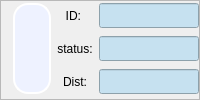
                           <widget class="QFrame" name="proc_main_bottom_right">
                            <property name="frameShape">
                             <enum>QFrame::Shape::StyledPanel</enum>
                            </property>
                            <property name="frameShadow">
                             <enum>QFrame::Shadow::Raised</enum>
                            </property>
                            <layout class="QGridLayout" name="gridLayout_2" columnstretch="4,0,2">
                             <property name="leftMargin">
                              <number>12</number>
                             </property>
                             <property name="topMargin">
                              <number>0</number>
                             </property>
                             <property name="rightMargin">
                              <number>0</number>
                             </property>
                             <property name="bottomMargin">
                              <number>0</number>
                             </property>
                             <item row="0" column="0" rowspan="3">
                              <widget class="QLabel" name="match_show_img">
                               <property name="sizePolicy">
                                <sizepolicy hsizetype="Ignored" vsizetype="Ignored">
                                 <horstretch>0</horstretch>
                                 <verstretch>0</verstretch>
                                </sizepolicy>
                               </property>
                               <property name="font">
                                <font>
                                 <family>Arial</family>
                                </font>
                               </property>
                               <property name="styleSheet">
                                <string notr="true">background-color: rgb(238, 242, 255);
border:2px solid rgb(255, 255, 255);
border-radius:15px</string>
                               </property>
                               <property name="text">
                                <string/>
                               </property>
                               <property name="alignment">
                                <set>Qt::AlignmentFlag::AlignCenter</set>
                               </property>
                              </widget>
                             </item>
                             <item row="0" column="1">
                              <widget class="QLabel" name="label_3">
                               <property name="font">
                                <font>
                                 <family>Arial</family>
                                 <bold>false</bold>
                                </font>
                               </property>
                               <property name="styleSheet">
                                <string notr="true"/>
                               </property>
                               <property name="text">
                                <string>ID: </string>
                               </property>
                               <property name="alignment">
                                <set>Qt::AlignmentFlag::AlignCenter</set>
                               </property>
                               <property name="wordWrap">
                                <bool>false</bool>
                               </property>
                              </widget>
                             </item>
                             <item row="0" column="2">
                              <widget class="QLineEdit" name="match_show_id">
                               <property name="minimumSize">
                                <size>
                                 <width>100</width>
                                 <height>25</height>
                                </size>
                               </property>
                               <property name="font">
                                <font>
                                 <family>Arial</family>
                                 <bold>true</bold>
                                </font>
                               </property>
                               <property name="styleSheet">
                                <string notr="true">
background-color:rgb(198, 225, 240);</string>
                               </property>
                               <property name="text">
                                <string/>
                               </property>
                              </widget>
                             </item>
                             <item row="1" column="1">
                              <widget class="QLabel" name="label_8">
                               <property name="font">
                                <font>
                                 <family>Arial</family>
                                 <bold>false</bold>
                                </font>
                               </property>
                               <property name="styleSheet">
                                <string notr="true"/>
                               </property>
                               <property name="text">
                                <string>status:</string>
                               </property>
                               <property name="alignment">
                                <set>Qt::AlignmentFlag::AlignCenter</set>
                               </property>
                               <property name="wordWrap">
                                <bool>false</bool>
                               </property>
                              </widget>
                             </item>
                             <item row="1" column="2">
                              <widget class="QLineEdit" name="match_show_status">
                               <property name="minimumSize">
                                <size>
                                 <width>100</width>
                                 <height>25</height>
                                </size>
                               </property>
                               <property name="font">
                                <font>
                                 <family>Arial</family>
                                 <bold>true</bold>
                                </font>
                               </property>
                               <property name="styleSheet">
                                <string notr="true">
background-color:rgb(198, 225, 240);</string>
                               </property>
                               <property name="text">
                                <string/>
                               </property>
                              </widget>
                             </item>
                             <item row="2" column="1">
                              <widget class="QLabel" name="label_9">
                               <property name="font">
                                <font>
                                 <family>Arial</family>
                                 <bold>false</bold>
                                </font>
                               </property>
                               <property name="styleSheet">
                                <string notr="true"/>
                               </property>
                               <property name="text">
                                <string>Dist:</string>
                               </property>
                               <property name="alignment">
                                <set>Qt::AlignmentFlag::AlignCenter</set>
                               </property>
                               <property name="wordWrap">
                                <bool>false</bool>
                               </property>
                              </widget>
                             </item>
                             <item row="2" column="2">
                              <widget class="QLineEdit" name="match_show_dist">
                               <property name="minimumSize">
                                <size>
                                 <width>100</width>
                                 <height>25</height>
                                </size>
                               </property>
                               <property name="font">
                                <font>
                                 <family>Arial</family>
                                 <bold>true</bold>
                                </font>
                               </property>
                               <property name="styleSheet">
                                <string notr="true">
background-color:rgb(198, 225, 240);</string>
                               </property>
                               <property name="text">
                                <string/>
                               </property>
                              </widget>
                             </item>
                            </layout>
                           </widget>
